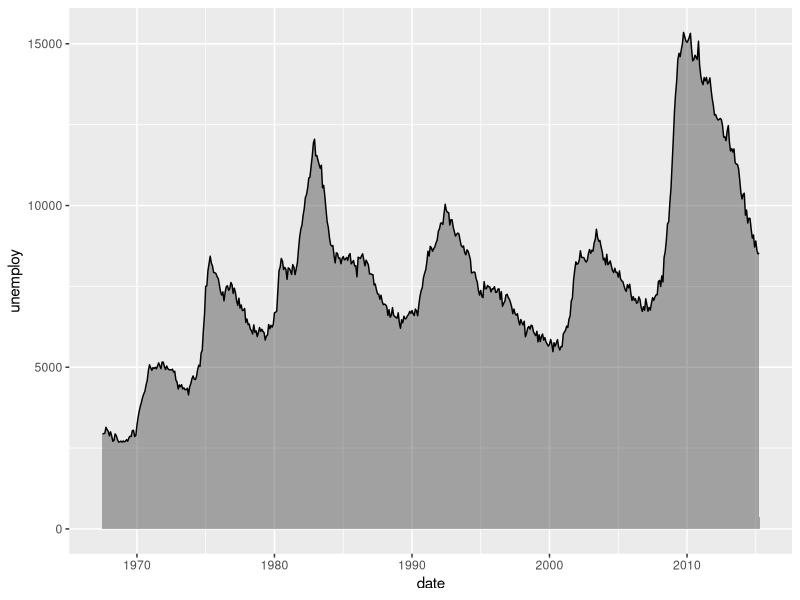
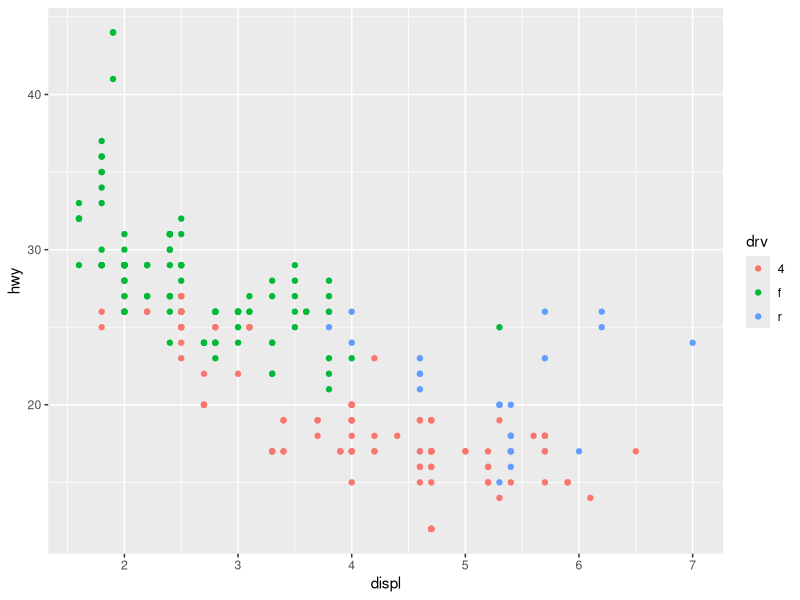
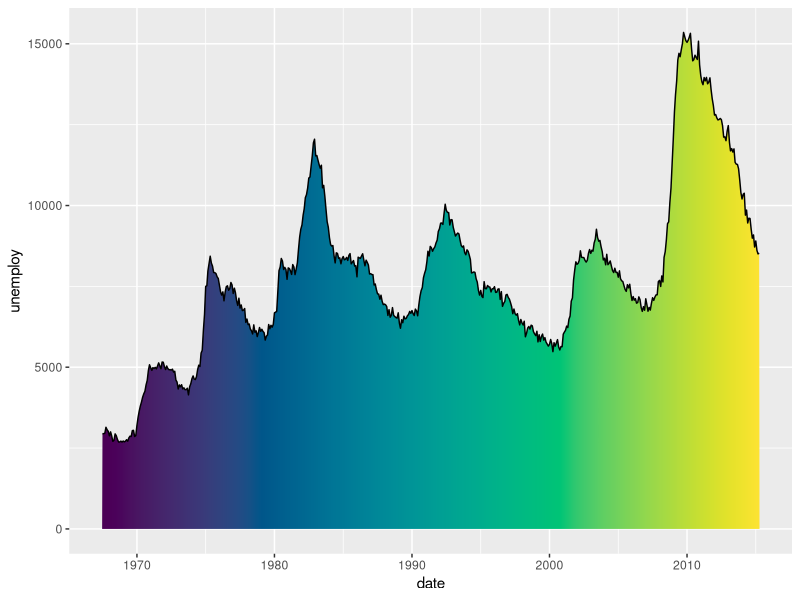
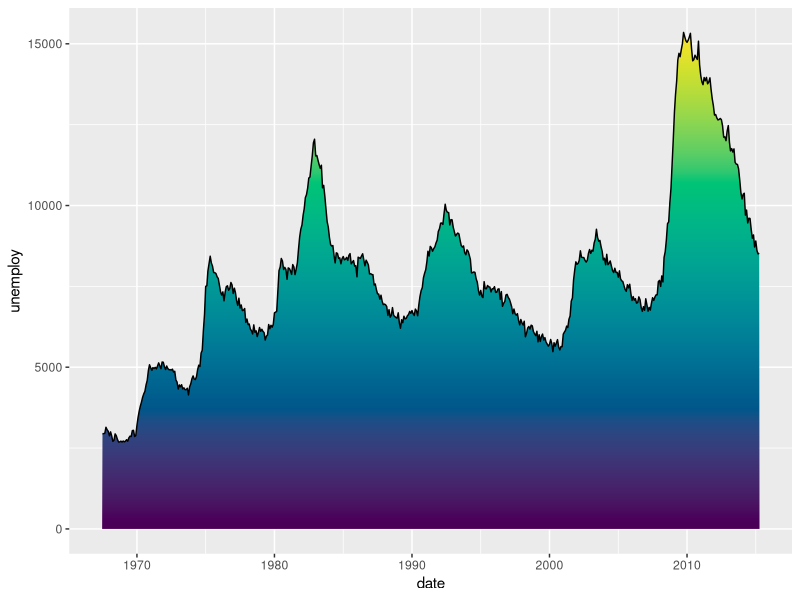

Source code (R) for these figures, in order: (Note: this script raises an error after producing the figures.)
## ---- chunk 1
#| label: setup
library(ggplot2)
library(grid)

# Some graphics devices don't support gradients and patterns. We set the
# device to ragg, which does support these.
knitr::opts_chunk$set(dev = "ragg_png")
## ---- chunk 2
attr(economics$date, "label") <- "Year"
attr(economics$unemploy, "label") <- "Unemployment (x1000)"

ggplot(economics, aes(date, unemploy)) +
  geom_area(alpha = 0.4, colour = "black")
## ---- chunk 3
ggplot(mpg, aes(displ, hwy, colour = drv)) +
  geom_point() +
  labs(dictionary = c(
    displ = "Displacement",
    hwy   = "Highway miles per gallon",
    drv   = "Drive train"
  ))
## ---- chunk 4
gradient <- linearGradient(
  colours = hcl.colors(100),
  y1 = 0, y2 = 0
)

ggplot(economics, aes(date, unemploy)) +
  geom_area(fill = list(gradient), colour = "black")
## ---- chunk 5
gradient <- linearGradient(
  colours = hcl.colors(100),
  x1 = 0, x2 = 0
)

ggplot(economics, aes(date, unemploy)) +
  geom_area(fill = list(gradient), colour = "black")
## ---- chunk 6
width <- height <- unit(3, "mm")
crosshatch <- pattern(
  segmentsGrob(
    x0 = c(0, 1), x1 = c(1, 0), 
    y0 = c(0, 0), y1 = c(1, 1),
    gp = gg_par(col = "black", lwd = 0.5),
    vp = viewport(width = width, height = height)
  ),
  width = width, height = height,
  extend = "repeat"
)

ggplot(economics, aes(date, unemploy)) +
  geom_area(fill = crosshatch, colour = "black")
## ---- chunk 7
polkadot <- pattern(
  circleGrob(
    x = c(0.2, 0.7), y = c(0.2, 0.7), r = 0.15,
    gp = gpar(fill = "red", col = NA),
    vp = viewport(width = width, height = height)
  ),
  width = width, height = height, 
  extend = "repeat"
)

checkerboard <- pattern(
  rectGrob(
    x = c(0.25, 0.75), y = c(0.25, 0.75),
    width = 0.5, height = 0.5,
    gp = gpar(fill = "black"),
    vp = viewport(width = width, height = height),
  ),
  width = width, height = height,
  extend = "repeat"
)

patterns <- list(
  polkadot,
  checkerboard,
  crosshatch,
  gradient
)

ggplot(palmerpenguins::penguins) +
  aes(species, fill = island) +
  geom_bar() +
  scale_fill_manual(values = patterns)
## ---- chunk 8
#| label: ex-1.2.5-solution
ggplot(diamonds) +
  aes(carat, price) +
  stat_bin_2d(
    aes(alpha = after_stat(count)),
    binwidth = c(0.05, 200),
    fill = "black"
  ) +
  scale_alpha_continuous(
    range  = c(0, 1), # range of output alpha
    limits = c(0, NA) # include 0 in data range
  )
## ---- chunk 9
p <- ggplot(mpg) +
  aes(manufacturer, label = manufacturer) +
  geom_bar() +
  geom_text(
    aes(y = 37),
    # Prevent duplicated labels
    data = ~ dplyr::filter(.x, !duplicated(manufacturer)),
    angle = 90, hjust = 1
  ) +
  scale_x_discrete(guide = "none")
p
## ---- chunk 10
p + coord_radial(
  rotate.angle = TRUE, 
  start = -0.5 * pi, end = 0.5 * pi,
  inner.radius = 0.5
)
## ---- chunk 11
p <- ggplot(diamonds) +
  aes(carat, price) +
  geom_point(shape = ".")
p + facet_wrap(~ cut, dir = "lt")
## ---- chunk 12
#| collapse: true
levels(diamonds$cut)
## ---- chunk 13
#| label: ex-1.2.7-solution
ggplot(diamonds) +
  aes(carat, price) +
  geom_point(shape = ".") +
  facet_wrap(
    ~ cut, 
    dir = "rt", # "lb" also counts as mirrored
    axes = "all", 
    axis.labels = "all_x"
  )
